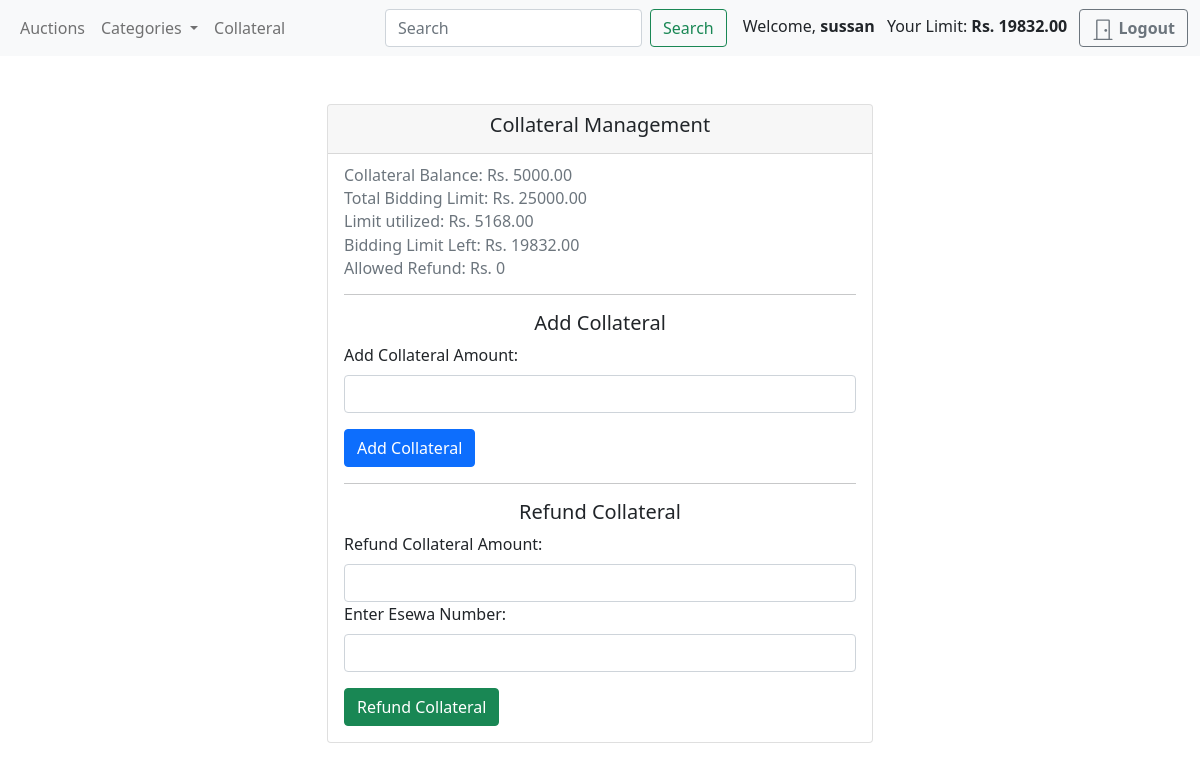
Page /collateral/ (signed in) on the earlier database version.
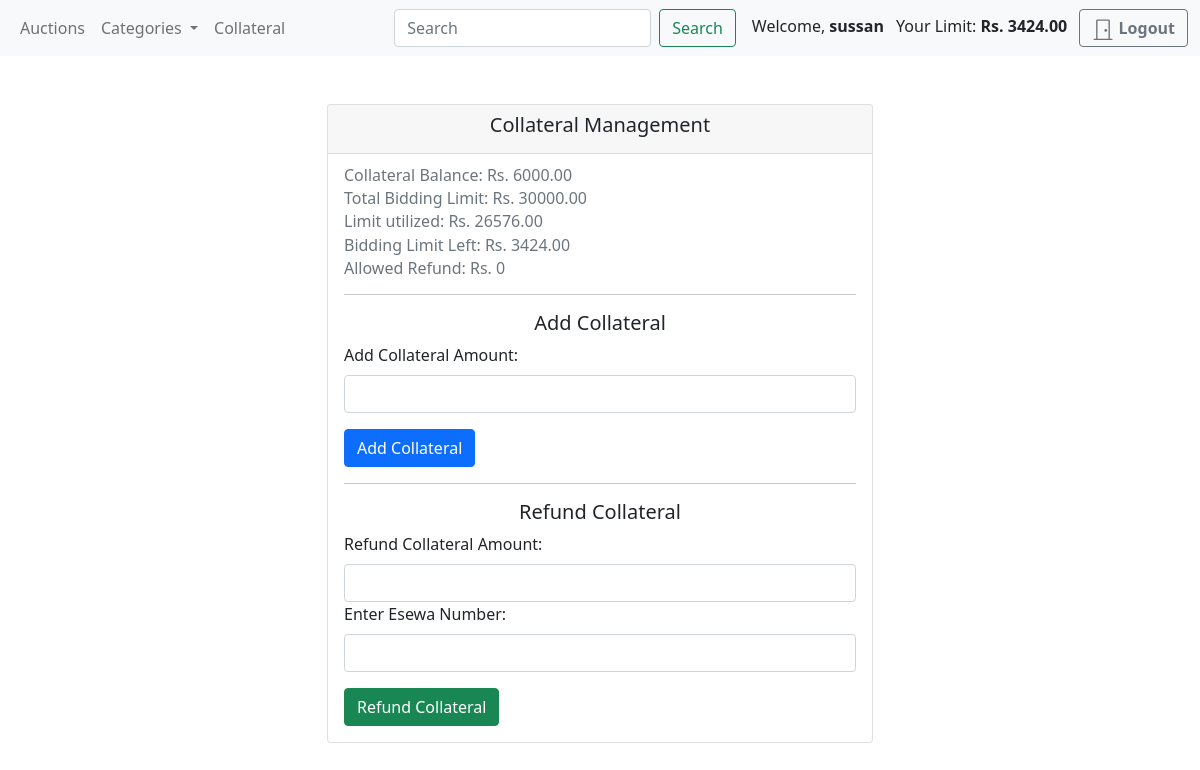
Same page on the later database version.
### account/models.py (models this page shows, shortened)
class UserBase(AbstractBaseUser,PermissionsMixin):
    ROLE_CHOICES = (
    ('Buyer','Buyer'),
    ('Seller','Seller'),
    )
    username = models.CharField(max_length=100,blank=True)
    pan_number = models.CharField(max_length=100, blank=True, default=0)
    citizenship  = models.ImageField(upload_to='images/',blank=True)
    email = models.EmailField(unique=True)
    firstname  = models.CharField(max_length=100,blank=True)
    phone_number = models.CharField(max_length=10,blank=True)
    address = models.CharField(max_length=250,blank=True)
    role = models.CharField(max_length=10,choices=ROLE_CHOICES)
    collateral = models.DecimalField(max_digits=50, decimal_places=2,default=0)
    is_active = models.BooleanField(default=True)
    is_staff = models.BooleanField(default=False)
    is_superuser = models.BooleanField(default=False)
    created = models.DateField(auto_now_add=True)
    updated = models.DateField(auto_now=True)
    objects = UserManager()
    USERNAME_FIELD = 'email'
    REQUIRED_FIELDS = ['username']
    class Meta:
        verbose_name = 'User'
        verbose_name_plural = 'Users'

### main_app/views.py (the view)
# urls.py: path('collateral/',views.collateral,name='collateral-home'),
@login_required
def collateral(request):
    current_bids = get_highest_bid(request)#to get current higest bid of user in each auction
    orders = Order.objects.filter(user=request.user)
    utilzed_collateral = sum(order.total_amount for order in orders if order.payment_status=='pending')+current_bids
    total_limit = request.user.collateral*5
    allowed_refund = request.user.collateral - utilzed_collateral
    if request.method == 'POST':
        amount = request.POST.get('collateral')
        return redirect('collateral-load', amount=amount)
    context = {
        'utilized_collateral':utilzed_collateral,
        'total_limit':total_limit,
        'allowed_refund':allowed_refund,
        }
    return render(request,'main_app/Auction/collateral.html',context)

### main_app/context_processor.py (called while the page is built, shortened)
def categories(request):
    return{
        'categories':Category.objects.all(),
    }

def get_detail(request):
    if request.user.is_authenticated:
        user = request.user
        user_id = request.user.id
        try:
            order = FinalOrder.objects.get(user=request.user)
        except FinalOrder.DoesNotExist:
            order = None  # or any other default value you want to set
        orders = get_orders_for_user(user_id)
        collateral = calculate_collateral(user,user_id, orders)
        return {'win_auction': orders, 'collateral': collateral, 'order': order}
    else:
        return {"none": 'none'}

def get_orders_for_user(user_id):
    orders = Order.objects.filter(user=user_id)
    return orders

def get_highest_bid(user_id):
    auctions = Auction.objects.all()
    highest_bids = Decimal(0.0)
    user = user_id
    for auction in auctions:
        max_bid_value = None
        for bid in user.bids.filter(auction_id=auction.id):
            if max_bid_value is None or bid.bid_value > max_bid_value:
                max_bid_value = bid.bid_value
        if max_bid_value is not None:
            highest_bids += max_bid_value
    return highest_bids

### templates/main_app/Auction/collateral.html (shortened to what this page needs)
{% extends "base.html" %}
{% block content %}
{% include "navbar.html" %}
<div class="container mt-5">
    <div class="row">
        <div class="col-md-6 mx-auto">
            <div class="card">
                <div class="card-header">
                    <h5 class="card-title text-center">Collateral Management</h5>
                </div>
                <div class="card-body">
                    <h6 class="card-subtitle mb-2 text-muted">Collateral Balance: Rs. {{ request.user.collateral }}</h6>
                    <h6 class="card-subtitle mb-2 text-muted">Total Bidding Limit: Rs. {{ total_limit }}</h6>
                    <h6 class="card-subtitle mb-2 text-muted">Limit utilized: Rs. {{ utilized_collateral }}</h6>
                    <h6 class="card-subtitle mb-2 text-muted">Bidding Limit Left: Rs. {{ collateral }}</h6>
                    {% if allowed_refund > 0 %}
                    <h6 class="card-subtitle mb-2 text-muted">Allowed Refund: Rs. {{ allowed_refund }}</h6>
                    {%else%}
                    <h6 class="card-subtitle mb-2 text-muted">Allowed Refund: Rs. 0</h6>
                    {%endif%}
                    <hr>
                    <form action="" method="post" onsubmit="return checkCollateral();">
                        <div class="mb-3">
                            <h5 class="card-title text-center">Add Collateral</h5>
                            <label for="addCollateralAmount" class="form-label">Add Collateral Amount:</label>
                            <input type="number" name="collateral" class="form-control" id="addCollateralAmount" name="add_collateral_amount" required>
                        </div>
                        <button type="submit" class="btn btn-primary">Add Collateral</button>
                    </form>
                    <hr>
                    <form action="{% url 'collateral-return' %}" method="post" onsubmit="return checkRefundCollateral();">
                        <div class="mb-3">
                            <h5 class="card-title text-center">Refund Collateral</h5>
                            <label for="refundCollateralAmount" class="form-label">Refund Collateral Amount:</label>
                            <input type="number" class="form-control" id="refundCollateralAmount" name="refund_collateral_amount" required>
                            <label for="refundCollateralNumber" class="form-label">Enter Esewa Number:</label>
                            <input type="number" class="form-control" id="refundCollateralNumber" name="refund_collateral_number" required>
                        </div>
                        <button type="submit" class="btn btn-success">Refund Collateral</button>
                    </form>
                </div>
            </div>
        </div>
    </div>
</div>
{% endblock %}

### templates/navbar.html (shortened to what this page needs)
<nav class="navbar navbar-expand-lg navbar-light bg-light">
    <div class="container-fluid">
        <div class="collapse navbar-collapse" id="navbarNavDropdown">
            <ul class="navbar-nav me-auto">
                <li class="nav-item">
                    <a class="nav-link" href="{% url 'home' %}">Auctions</a>
                </li>
                <li class="nav-item dropdown">
                    <a class="nav-link dropdown-toggle" href="#" id="navbarDropdownMenuLink" role="button"
                        data-bs-toggle="dropdown" aria-expanded="false">
                        Categories
                    </a>
                {% if request.user.role == 'Buyer' %}
                </li>
                    <a class="nav-link" href="{% url 'collateral-home' %}" >Collateral</a>
                    {% endif %}
            </ul>
            <form class="d-flex" action="{% url 'auction-search' %}" method="GET">
                <input class="form-control me-2" type="search" name="q" placeholder="Search" aria-label="Search">
                <button class="btn btn-outline-success" type="submit">Search</button>
            </form>
            {% if user.is_authenticated %}
            <div class="ms-3">
                <span class="me-2">Welcome, <strong>{{ user.username }}</strong></span>
                {% if user.role == 'Buyer' %}
                <span class="me-2" id="collateral-limit">Your Limit: <strong>Rs. {{collateral}}</strong></span>
                {% endif %}
                <a type="button" role="button" href="{% url 'logout' %}" class="btn btn-outline-secondary">
                    <svg xmlns="http://www.w3.org/2000/svg" width="22" height="22" fill="currentColor"
                        class="bi bi-door-closed" viewBox="0 0 16 16">
                        <path
                            d="M3 2a1 1 0 0 1 1-1h8a1 1 0 0 1 1 1v13h1.5a.5.5 0 0 1 0 1h-13a.5.5 0 0 1 0-1H3V2zm1 13h8V2H4v13z" />
                        <path d="M9 9a1 1 0 1 0 2 0 1 1 0 0 0-2 0z" />
                    </svg>
                    <span class="fs-6 fw-bold">Logout</span>
                </a>
            </div>
            {% endif %}
        </div>
    </div>
</nav>

Differences in the rows shown:
changed UserBase "sussan": user.collateral "5000.00" → "6000.00"
Other differences:
{{ collateral }}: "19832.00" → "3424.00"
{{ total_limit }}: "25000.00" → "30000.00"
{{ utilized_collateral }}: "5168.00" → "26576.00"
